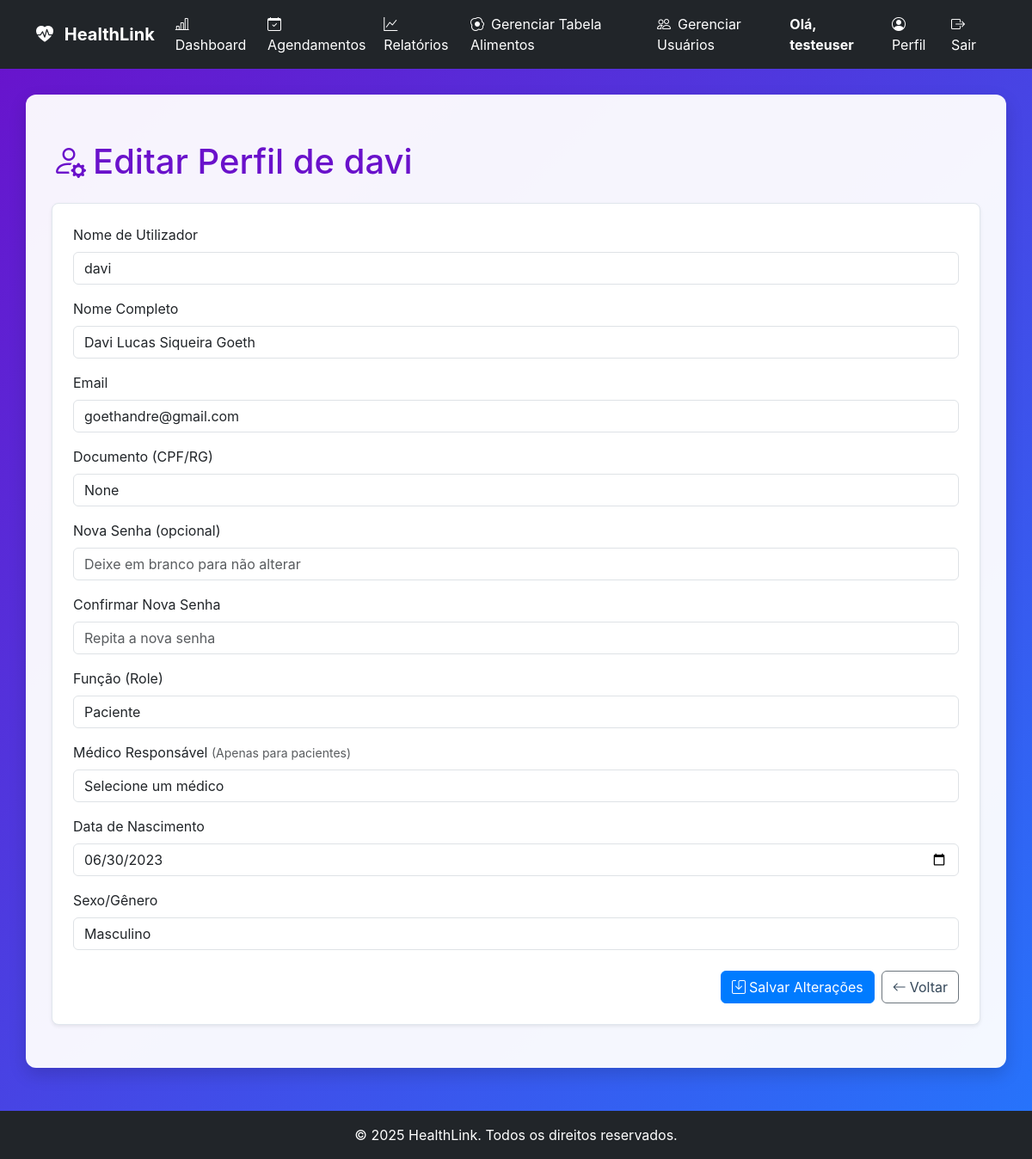
The app's page /editar_usuario/davi (signed in) with its own data.
### tables this page shows
CREATE TABLE users (
                    id INTEGER PRIMARY KEY,
                    username TEXT UNIQUE NOT NULL,
                    password_hash TEXT NOT NULL,
                    role TEXT NOT NULL DEFAULT 'paciente',
                    email TEXT,
                    nome TEXT,
                    razao_ic REAL,
                    fator_sensibilidade REAL,
                    data_nascimento TEXT,
                    sexo TEXT
                , nome_completo TEXT, telefone TEXT, medico_id INTEGER, meta_glicemia INTEGER, documento TEXT, crm TEXT, especialidade TEXT, cns TEXT, ric_manha REAL, ric_almoco REAL, ric_jantar REAL, fsi_manha REAL, fsi_almoco REAL, fsi_jantar REAL);

### app.py (the view, shortened to what this page needs)
@app.route('/editar_usuario/<username>', methods=['GET', 'POST'])
@login_required
def editar_usuario(username):
    if not current_user.is_admin:
        flash('Acesso não autorizado.', 'danger')
        return redirect(url_for('dashboard'))
    usuario = db_manager.carregar_usuario(username)
    if not usuario:
        flash('Usuário não encontrado.', 'danger')
        return redirect(url_for('gerenciar_usuarios'))
    medicos = db_manager.carregar_medicos()
    return render_template('editar_usuario.html', usuario=usuario, medicos=medicos)

### app.py (called while the page is built)
@app.context_processor
def inject_now():
    return {'now': datetime.now}

### database_manager.py (called while the page is built)
    def get_db_connection(self):
        conn = sqlite3.connect(self.db_path)
        conn.execute("PRAGMA foreign_keys = ON;")
        conn.row_factory = sqlite3.Row
        return conn

    def carregar_usuario(self, username):
        with self.get_db_connection() as conn:
            cursor = conn.cursor()
            cursor.execute("SELECT * FROM users WHERE username = ?", (username,))
            user_data = cursor.fetchone()
            return dict(user_data) if user_data else None

    def carregar_usuario_por_id(self, user_id):
        conn = self.get_db_connection()
        user_data = conn.execute(
            "SELECT id, username, role, email, nome_completo, razao_ic, fator_sensibilidade, data_nascimento, sexo, telefone, medico_id FROM users WHERE id = ?",
            (user_id,)
        ).fetchone()
        conn.close()
        return dict(user_data) if user_data else None

    def carregar_medicos(self):
        with self.get_db_connection() as conn:
            cursor = conn.cursor()
            cursor.execute("SELECT * FROM users WHERE role = 'medico'")
            medicos = cursor.fetchall()
            return [dict(row) for row in medicos]

### models.py (called while the page is built)
    @property
    def is_admin(self):
        return self.role == 'admin'

    @property
    def is_paciente(self):
        return self.role == 'paciente' or self.role == 'user'

### templates/editar_usuario.html (shortened to what this page needs)
{% extends "base.html" %}
{% block content %}
<div class="container mt-4">
    <h1 class="mb-4">
        <i class="bi bi-person-gear me-2"></i>Editar Perfil de {{ usuario['username'] }}
    </h1>
    <div class="card p-4 shadow-sm">
        <form method="POST">
            <div class="mb-3">
                <label for="username" class="form-label">Nome de Utilizador</label>
                <input type="text" class="form-control" id="username" name="username" value="{{ usuario['username'] }}"
                    readonly>
            </div>
            <div class="mb-3">
                <label for="nome_completo" class="form-label">Nome Completo</label>
                <input type="text" class="form-control" id="nome_completo" name="nome_completo"
                    value="{{ usuario.get('nome_completo', '') }}" placeholder="Nome completo (opcional)">
            </div>
            <div class="mb-3">
                <label for="email" class="form-label">Email</label>
                <input type="email" class="form-control" id="email" name="email" value="{{ usuario.get('email', '') }}"
                    placeholder="Email">
            </div>
            <div class="mb-3">
                <label for="documento" class="form-label">Documento (CPF/RG)</label>
                <input type="text" class="form-control" id="documento" name="documento"
                    value="{{ usuario.get('documento', '') }}" placeholder="CPF, RG ou outro documento">
            </div>
            <div class="mb-3">
                <label for="password" class="form-label">Nova Senha (opcional)</label>
                <input type="password" class="form-control" id="password" name="senha"
                    placeholder="Deixe em branco para não alterar">
            </div>
            <div class="mb-3">
                <label for="password_confirm" class="form-label">Confirmar Nova Senha</label>
                <input type="password" class="form-control" id="password_confirm" name="confirmar_senha"
                    placeholder="Repita a nova senha">
            </div>
            <div class="mb-3">
                <label for="role" class="form-label">Função (Role)</label>
                <select class="form-control" id="role" name="role">
                    <option value="paciente" {% if usuario.get('role')=='paciente' or usuario.get('role')=='user'
                        %}selected{% endif %}>Paciente</option>
                </select>
            </div>
            <div class="mb-3">
                <label for="medico_vinculado" class="form-label">
                    Médico Responsável
                    <small class="text-muted">(Apenas para pacientes)</small>
                </label>
                <select class="form-control" id="medico_vinculado" name="medico_vinculado">
                    <option value="">Selecione um médico</option>
                </select>
            </div>
            <div class="mb-3">
                <label for="data_nascimento" class="form-label">Data de Nascimento</label>
                <input type="date" class="form-control" id="data_nascimento" name="data_nascimento"
                    value="{{ usuario.get('data_nascimento', '') }}">
            </div>
            <div class="mb-3">
                <label for="sexo" class="form-label">Sexo/Gênero</label>
                <select class="form-control" id="sexo" name="sexo">
                    <option value="Masculino" {% if usuario.get('sexo')=='Masculino' %}selected{% endif %}>
                        Masculino
                    </option>
                </select>
            </div>
            <div class="d-flex justify-content-end mt-4">
                <button type="submit" class="btn btn-primary me-2">
                    <i class="bi bi-save me-1"></i>Salvar Alterações
                </button>
                <a href="{{ url_for('gerenciar_usuarios') }}" class="btn btn-secondary">
                    <i class="bi bi-arrow-left me-1"></i>Voltar
                </a>
            </div>
        </form>
    </div>
</div>
{% endblock %}

### templates/base.html (shortened to what this page needs)
<!DOCTYPE html>
<html lang="pt-br">
<head>
    <link href="https://cdn.jsdelivr.net/npm/bootstrap@5.3.0/dist/css/bootstrap.min.css" rel="stylesheet">
    <link href="https://cdn.jsdelivr.net/npm/bootstrap-icons/font/bootstrap-icons.css" rel="stylesheet">
    <link rel="stylesheet" href="https://cdnjs.cloudflare.com/ajax/libs/font-awesome/6.0.0-beta3/css/all.min.css">
    <link rel="stylesheet" href="{{ url_for('static', filename='css/style.css') }}">
</head>
<body>
    <nav class="navbar navbar-expand-lg navbar-dark bg-dark">
        <div class="container">
            <a class="navbar-brand fw-bold" href="{{ url_for('index') }}">
                <i class="bi bi-heart-pulse-fill me-2"></i> HealthLink
            </a>
            <div class="collapse navbar-collapse" id="navbarNav">
                <ul class="navbar-nav me-auto">
                    {% if current_user.is_authenticated %}
                    <li class="nav-item">
                        <a class="nav-link" href="{{ url_for('dashboard') }}">
                            <i class="bi bi-bar-chart-line me-2"></i>Dashboard
                        </a>
                    </li>
                    {% if current_user.is_paciente %}
                    <li class="nav-item">
                        <a class="nav-link" href="{{ url_for('registros') }}">
                            <i class="bi bi-journal-text me-2"></i>Meus Registros
                        </a>
                    </li>
                    <li class="nav-item">
                        <a class="nav-link" href="{{ url_for('relatorios.relatorios_page') }}">
                            <i class="bi bi-graph-up me-2"></i>Relatórios
                        </a>
                    </li>
                    <li class="nav-item">
                        <a class="nav-link" href="{{ url_for('registrar_glicemia') }}">
                            <i class="bi bi-droplet-fill me-2"></i>Registrar Glicemia
                        </a>
                    </li>
                    <li class="nav-item">
                        <a class="nav-link" href="{{ url_for('registrar_refeicao') }}">
                            <i class="bi bi-utensils me-2"></i>Registrar Refeição
                        </a>
                    </li>
                    <li class="nav-item">
                        <a class="nav-link" href="{{ url_for('minhas_consultas') }}">
                            <i class="bi bi-calendar-event me-2"></i>Minhas Consultas
                        </a>
                    </li>
                    {% elif current_user.role in ['medico', 'secretario', 'admin'] %}
                    <li class="nav-item">
                        <a class="nav-link" href="{{ url_for('gerenciar_agendamentos') }}">
                            <i class="bi bi-calendar-check me-2"></i>Agendamentos
                        </a>
                    </li>
                    <li class="nav-item">
                        <a class="nav-link" href="{{ url_for('relatorios.relatorios_page') }}">
                            <i class="bi bi-graph-up me-2"></i>Relatórios
                        </a>
                    </li>
                    {% if current_user.role in ['secretario', 'admin'] %}
                    <li class="nav-item">
                        <a class="nav-link" href="{{ url_for('registrar_alimento_redirect') }}">
                            <i class="bi bi-egg-fried me-2"></i>Gerenciar Tabela Alimentos
                        </a>
                    </li>
                    <li class="nav-item">
                        <a class="nav-link" href="{{ url_for('gerenciar_usuarios') }}">
                            <i class="bi bi-people me-2"></i>Gerenciar Usuários
                        </a>
                    </li>
                    {% endif %}
                    {% endif %}
                    {% endif %}
                </ul>
                <ul class="navbar-nav">
                    {% if current_user.is_authenticated %}
                    <li class="nav-item me-3 d-flex align-items-center">
                        <span class="navbar-text text-white fw-bold">
                            Olá, {{ current_user.username or current_user.nome_completo }}
                        </span>
                    </li>
                    <li class="nav-item">
                        <a class="nav-link" href="{{ url_for('perfil_paciente', paciente_id=current_user.id) }}">
                            <i class="bi bi-person-circle me-2"></i>Perfil
                        </a>
                    </li>
                    <li class="nav-item">
                        <a class="nav-link text-danger" href="{{ url_for('logout') }}">
                            <i class="bi bi-box-arrow-right me-2"></i>Sair
                        </a>
                    </li>
                    {% endif %}
                </ul>
            </div>
        </div>
    </nav>
    <main id="main-content">
        <div class="container">
            {% block content %}
            {% endblock %}
        </div>
    </main>
    <footer class="text-white text-center py-3 mt-5 bg-dark">
        &copy; {{ now().year }} HealthLink. Todos os direitos reservados.
    </footer>
</body>
</html>

### static/css/style.css (style rules this page uses)
:root { --primary-color: #007bff; --accent-color: #6a11cb; --text-dark: #344759; --text-light: white; --gradient-bg: linear-gradient(135deg, #6a11cb 0%, #2575fc 100%); --success-color: #28a745; --danger-color: #dc3545; --info-color: #17a2b8; --shadow-sm: 0 2px 4px rgba(0, 0, 0, 0.1); --shadow-lg: 0 8px 20px rgba(0, 0, 0, 0.15); }
body, html { margin: 0; padding: 0; height: 100%; font-family: -apple-system, BlinkMacSystemFont, "Segoe UI", Roboto, "Helvetica Neue", Arial, sans-serif; color: var(--text-dark); }
#app-wrapper, body { background: var(--gradient-bg); min-height: 100vh; }
#main-content { background-color: rgba(255, 255, 255, 0.95); border-radius: 12px; box-shadow: var(--shadow-lg); padding: 30px; margin: 30px auto 50px auto; max-width: 1200px; width: 95%; display: block; }
#main-content .container { max-width: 100%; width: 100%; margin-top: 0; padding: 0; background-color: transparent; }
.navbar-nav .nav-link, .navbar-brand { color: var(--text-light) !important; }
h1, h2, h3 { color: var(--accent-color); margin-top: 0; margin-bottom: 20px; }
.card { background-color: white; border: 1px solid #e0e6ed; border-radius: 8px; box-shadow: var(--shadow-sm); padding: 20px; margin-bottom: 20px; }
.btn-primary { background-color: var(--primary-color); border-color: var(--primary-color); color: white; }
.card a, .card h6, .card p { color: var(--text-dark) !important; background: transparent !important; }

### records on screen
users: username "testeuser"
users: username "davi", nome_completo "Davi Lucas Siqueira Goeth", email "goethandre@gmail.com", documento "None", role "Paciente", data_nascimento "06/30/2023", sexo "Masculino"
